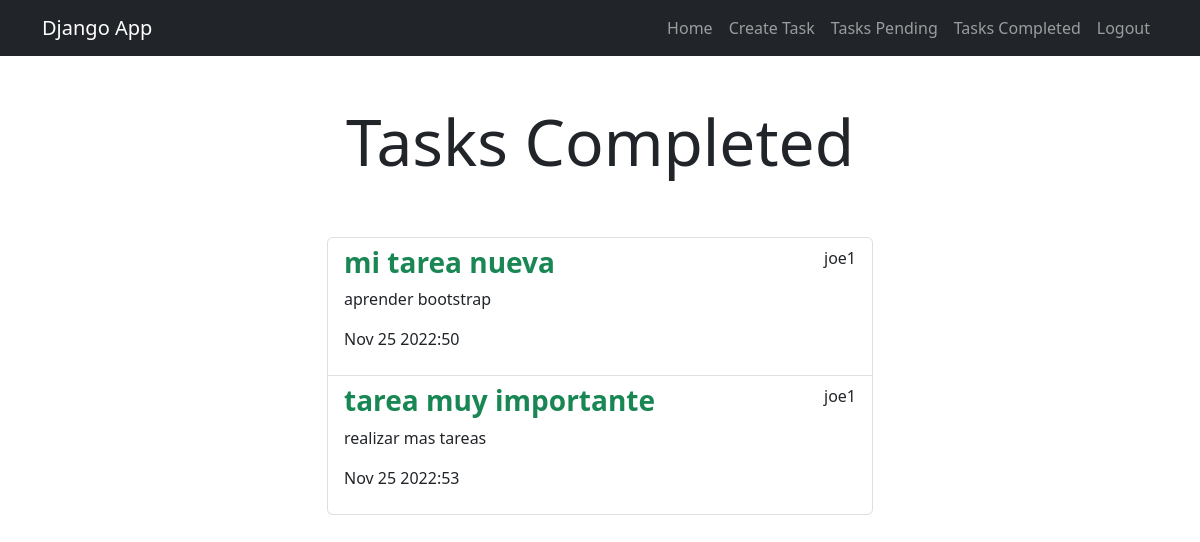
The app's page /tasks_completed/ (signed in) with its own data.
### tasks/models.py (models this page shows, shortened)
class Task(models.Model):
    title = models.CharField(max_length=100)
    description = models.TextField(blank=True)
    created = models.DateTimeField(auto_now_add=True)
    datecompleted = models.DateTimeField(null=True, blank=True) # Se le agrega blank para no ser dato requerido en el administrador
    important = models.BooleanField(default=False)
    user = models.ForeignKey(User, on_delete=models.CASCADE)

### tasks/views.py (the view)
# urls.py: path('tasks_completed/',views.tasks_completed, name='tasks_completed'),
@login_required
def tasks_completed(request):
    tasks = Task.objects.filter(user=request.user, datecompleted__isnull=False).order_by('-datecompleted')
    return render(request,'tasks.html', {
        'tasks': tasks,
        'type': 'Completed'
    })

### tasks/templates/tasks.html
{% extends 'base.html' %}
{% block content %}
<main class="container">
    <div class="row">
        <div class="col-md-6 offset-md-3">
            <h1 class="text-center display-3 py-5">Tasks {{type}}</h1>
            <ul class="list-group">
                {% for task in tasks %}
                    <a class="list-group-item" href="{% url 'task_detail' task.id %}">
                        <header class="d-flex justify-content-between">
                            {% if task.important %}
                            <h3 class="fw-bold text-success">{{task.title}}</h3>
                            {% else %}
                            <h3 class="fw-bold">{{task.title}}</h3>
                            {% endif %}
                            <p>{{task.user.username}}</p>
                        </header>
                        <p>{{task.description}}</p>
                        <p>{{task.datecompleted|date:'M j Y:i'}}</p>
                    </a>
                {% endfor %}
            </ul>
        </div>
    </div>
</main>
{% endblock %}

### records on screen
Task: title "mi tarea nueva", user.username "joe1", description "aprender bootstrap", datecompleted "Nov 25 2022:50"
Task: title "tarea muy importante", user.username "joe1", description "realizar mas tareas", datecompleted "Nov 25 2022:53"

### other values on screen
{{ type }} "Completed"
